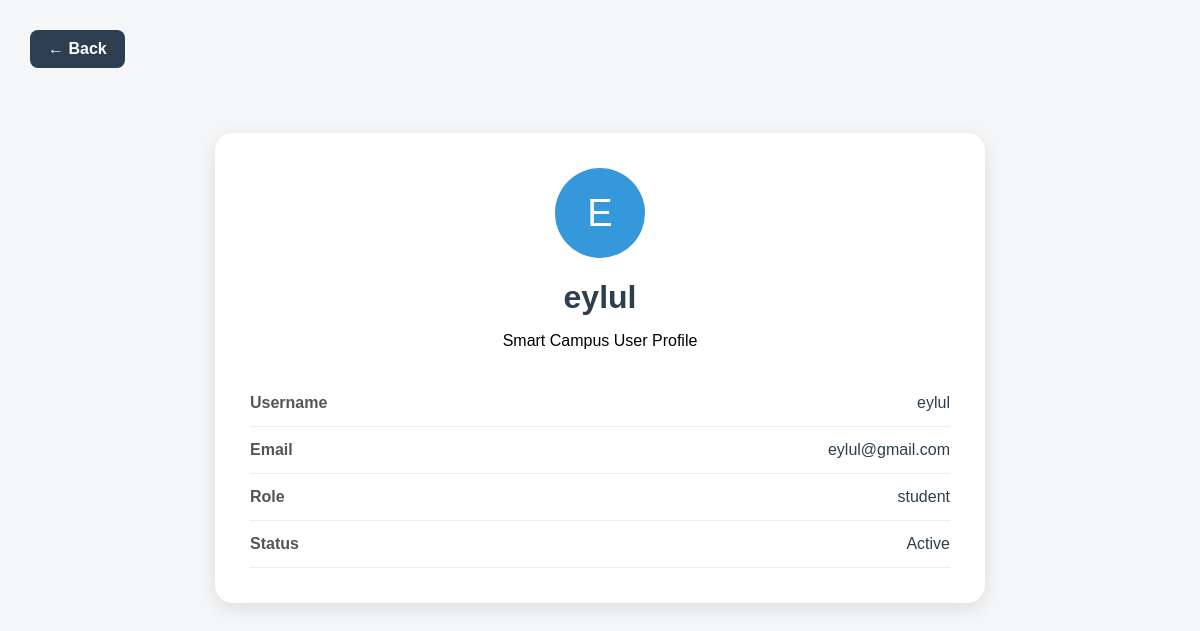
The app's page /my-profile/ (signed in) with its own data.
### accounts/models.py (models this page shows, shortened)
class User(AbstractUser):
    ROLE_CHOICES = (
        ('student', 'Student'),
        ('staff', 'Staff'),
        ('admin', 'Admin'),
)
    role = models.CharField(max_length=10, choices=ROLE_CHOICES, default='student')
    phone_number = models.CharField(max_length=15, blank=True, null=True)

### core/views.py (the view)
@login_required
def my_profile(request):
    return render(request, 'core/my_profile.html')

### core/templates/core/my_profile.html (shortened to what this page needs)
<!DOCTYPE html>
<html lang="en">
<head>
</head>
<body>
    <a href="{% url 'student_dashboard' %}" class="back-btn">← Back</a>
    <div class="profile-card">
        <div class="profile-header">
            <div class="avatar">
                {{ user.username|first|upper }}
            </div>
            <h1>{{ user.username }}</h1>
            <p>Smart Campus User Profile</p>
        </div>
        <div class="info-row">
            <span class="label">Username</span>
            <span class="value">{{ user.username }}</span>
        </div>
        <div class="info-row">
            <span class="label">Email</span>
            <span class="value">
                {% if user.email %}
                    {{ user.email }}
                {% else %}
                    Not added
                {% endif %}
            </span>
        </div>
        <div class="info-row">
            <span class="label">Role</span>
            <span class="value">
                {% if user.role %}
                    {{ user.role }}
                {% else %}
                    Student
                {% endif %}
            </span>
        </div>
        <div class="info-row">
            <span class="label">Status</span>
            <span class="value">Active</span>
        </div>
    </div>
</body>
</html>

### core/templates/core/my_profile.html (style rules this page uses)
body { margin: 0; font-family: Arial, sans-serif; background-color: #f4f6f8; padding: 30px; }
.profile-card { max-width: 700px; margin: 40px auto; background: white; border-radius: 18px; padding: 35px; box-shadow: 0 5px 18px rgba(0,0,0,0.1); }
.profile-header { text-align: center; margin-bottom: 30px; }
.avatar { width: 90px; height: 90px; border-radius: 50%; background: #3498db; color: white; display: flex; align-items: center; justify-content: center; font-size: 38px; margin: 0 auto 15px auto; }
h1 { color: #2c3e50; margin-bottom: 5px; }
.info-row { padding: 14px 0; border-bottom: 1px solid #eee; display: flex; justify-content: space-between; }
.label { font-weight: bold; color: #555; }
.value { color: #2c3e50; }
.back-btn { display: inline-block; margin-bottom: 25px; padding: 10px 18px; background-color: #2c3e50; color: white; text-decoration: none; border-radius: 8px; font-weight: bold; }

### records on screen
User: username|first "E", username "eylul", email "eylul@gmail.com", role "student"
